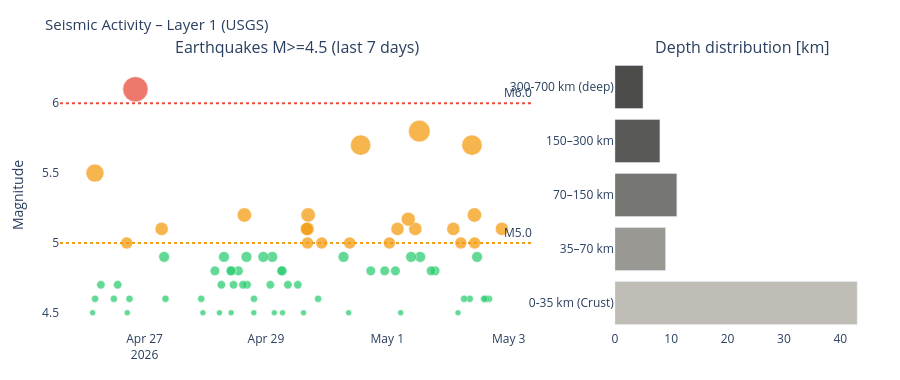

Notebook source saved alongside this figure:
### Markdown cell above
---
## 4. Visualizations

### Code cell
# ============================================================
# SEISMICS – Magnitude time series + depth distribution
# ============================================================

if df_seis is not None:
    fig = make_subplots(
        rows=1, cols=2,
        subplot_titles=['Earthquakes M>=4.5 (last 7 days)', 'Depth distribution [km]'],
        column_widths=[0.65, 0.35]
    )

    # Color scale by magnitude
    mag_colors = ['#2ecc71' if m < 5 else '#f39c12' if m < 6 else '#e74c3c'
                  for m in df_seis['mag']]
    sizes = [max(6, (m - 4) * 12) for m in df_seis['mag']]

    fig.add_trace(go.Scatter(
        x=df_seis['time'], y=df_seis['mag'],
        mode='markers',
        marker=dict(color=mag_colors, size=sizes, opacity=0.75,
                    line=dict(color='white', width=0.5)),
        text=df_seis['place'],
        hovertemplate='%{text}<br>M%{y:.1f}<br>%{x}<extra></extra>',
        name='Earthquakes'
    ), row=1, col=1)

    fig.add_hline(y=6.0, line_dash='dot', line_color='#e74c3c',
                  annotation_text='M6.0', row=1, col=1)
    fig.add_hline(y=5.0, line_dash='dot', line_color='#f39c12',
                  annotation_text='M5.0', row=1, col=1)

    # Depth distribution
    depth_bins = pd.cut(df_seis['depth'],
                        bins=[0, 35, 70, 150, 300, 700],
                        labels=['0-35 km\n(Crust)', '35–70 km',
                                '70–150 km', '150–300 km', '300-700 km\n(deep)'])
    depth_counts = depth_bins.value_counts().sort_index()
    depth_colors = ['#B4B2A9', '#888780', '#5F5E5A', '#3d3d3a', '#2C2C2A']

    fig.add_trace(go.Bar(
        x=depth_counts.values,
        y=depth_counts.index.astype(str),
        orientation='h',
        marker_color=depth_colors[:len(depth_counts)],
        opacity=0.85,
        name='Depth'
    ), row=1, col=2)

    fig.update_layout(
        title=dict(text='Seismic Activity – Layer 1 (USGS)', font=dict(size=15)),
        height=380, showlegend=False,
        plot_bgcolor='rgba(0,0,0,0)', paper_bgcolor='rgba(0,0,0,0)',
        margin=dict(l=60, r=30, t=60, b=50)
    )
    fig.update_yaxes(title_text='Magnitude', row=1, col=1)
    fig.show()
else:
    print('Seismic data unavailable.')

### Figure 1 — Plotly figure (JSON) as saved in the notebook; plotly's stock layout.template omitted (floating-point values rounded to 4 significant figures)
{"data": [{"hovertemplate": "%{text}<br>M%{y:.1f}<br>%{x}<extra></extra>", "marker": {"color": ["#f39c12", "#2ecc71", "#2ecc71", "#2ecc71", "#2ecc71", "#f39c12", "#f39c12", "#f39c12", "#2ecc71", "#2ecc71", "#f39c12", "#2ecc71", "#f39c12", "#2ecc71", "#2ecc71", "#2ecc71", "#f39c12", "#f39c12", "#2ecc71", "#f39c12", "#2ecc71", "#f39c12", "#2ecc71", "#f39c12", "#2ecc71", "#2ecc71", "#f39c12", "#f39c12", "#2ecc71", "#2ecc71", "#f39c12", "#2ecc71", "#f39c12", "#f39c12", "#f39c12", "#f39c12", "#2ecc71", "#2ecc71", "#2ecc71", "#2ecc71", "#2ecc71", "#2ecc71", "#2ecc71", "#2ecc71", "#2ecc71", "#2ecc71", "#2ecc71", "#2ecc71", "#2ecc71", "#2ecc71", "#f39c12", "#2ecc71", "#2ecc71", "#2ecc71", "#2ecc71", "#2ecc71", "#2ecc71", "#2ecc71", "#2ecc71", "#2ecc71", "#2ecc71", "#2ecc71", "#2ecc71", "#2ecc71", "#2ecc71", "#f39c12", "#e74c3c", "#2ecc71", "#2ecc71", "#f39c12", "#2ecc71", "#2ecc71", "#2ecc71", "#2ecc71", "#f39c12", "#2ecc71"], "line": {"color": "white", "width": 0.5}, "opacity": 0.75, "size": [13.2, 7.2, 7.2, 7.2, 10.8, 12, 14.4, 20.4, 7.2, 7.2, 12, 6, 13.2, 9.6, 9.6, 10.8, 21.6, 13.2, 10.8, 14.04, 6, 13.2, 9.6, 12, 9.6, 9.6, 20.4, 12, 6, 10.8, 12, 7.2, 14.4, 13.2, 12, 13.2, 6, 8.4, 8.4, 6, 9.6, 9.6, 6, 10.8, 8.4, 10.8, 7.2, 6, 8.4, 10.8, 14.4, 8.4, 9.6, 8.4, 9.6, 6, 9.6, 10.8, 8.4, 6, 9.6, 6, 7.2, 7.2, 10.8, 13.2, 25.2, 7.2, 6, 12, 8.4, 7.2, 8.4, 7.2, 18, 6]}, "mode": "markers", "name": "Earthquakes", "text": ["9 km WNW of Hicks Bay, New Zealand", "North Atlantic Ocean", "245 km SSW of Cilacap, Indonesia", "55 km E of Kokopo, Papua New Guinea", "153 km WNW of Neiafu, Tonga", "South Sandwich Islands region", "217 km W of Tual, Indonesia", "17 km SW of Kōya, Japan", "Izu Islands, Japan region", "79 km N of Calama, Chile", "43 km NNW of Chamical, Argentina", "111 km W of San Antonio de los Cobres, Argentina", "south of the Fiji Islands", "198 km NE of Lospalos, Timor Leste", "47 km S of Nemuro, Japan", "75 km ENE of Hasaki, Japan", "29 km ENE of Yilan, Taiwan", "South Sandwich Islands region", "14 km ESE of Ransiki, Indonesia", "19 km SE of Silver Springs, Nevada", "48 km ESE of Sijunjung, Indonesia", "70 km ENE of Severo-Kuril’sk, Russia", "Nicobar Islands, India region", "southern Mid-Atlantic Ridge", "85 km ESE of Kokopo, Papua New Guinea", "Mid-Indian Ridge", "234 km SE of Lorengau, Papua New Guinea", "135 km WNW of Neiafu, Tonga", "106 km ENE of Kuji, Japan", "south of the Kermadec Islands", "26 km E of Aras-asan, Philippines", "Southwest Indian Ridge", "Prince Edward Islands region", "Prince Edward Islands region", "Prince Edward Islands region", "Prince Edward Islands region", "269 km E of Levuka, Fiji", "southeast of Easter Island", "98 km WNW of Puerto, Chile", "western Indian-Antarctic Ridge", "western Xizang", "10 km WNW of Huabal, Peru", "141 km S of Hihifo, Tonga", "134 km NW of Neiafu, Tonga", "104 km NNE of Hihifo, Tonga", "11 km NE of Arteche, Philippines", "104 km ESE of Kuqa, China", "131 km WNW of Neiafu, Tonga", "86 km ENE of Kainantu, Papua New Guinea", "200 km S of ‘Ohonua, Tonga", "Fiji region", "70 km WSW of San Antonio, Chile", "8 km W of Skiáthos, Greece", "10 km ENE of Argalastí, Greece", "152 km ESE of Kokopo, Papua New Guinea", "70 km ENE of Noda, Japan", "south of the Kermadec Islands", "75 km ENE of Noda, Japan", "184 km SSE of Vilyuchinsk, Russia", "101 km E of Hihifo, Tonga", "0 km SE of San Ignacio, Costa Rica", "98 km ESE of Kuqa, China", "140 km ESE of Kokopo, Papua New Guinea", "103 km SW of Modisi, Indonesia", "40 km ESE of Ierápetra, Greece", "26 km SW of Khorugh, Tajikistan", "18 km W of Sarabetsu, Japan", "64 km N of Labasa, Fiji", "111 km WNW of Türkmenbaşy, Turkmenistan", "77 km ENE of Miyako, Japan", "218 km WNW of Severo-Kuril’sk, Russia", "31 km E of Parapat, Indonesia", "74 km E of Noda, Japan", "78 km SE of Akutan, Alaska", "163 km SE of Khovd, Mongolia", "227 km ESE of Attu Station, Alaska"], "type": "scatter", "x": ["2026-05-02T21:19:13.344000", "2026-05-02T16:12:19.181000", "2026-05-02T15:00:32.178000", "2026-05-02T14:15:34.556000", "2026-05-02T11:30:49.471000", "2026-05-02T10:31:40.811000", "2026-05-02T10:27:07.609000", "2026-05-02T09:28:40.989000", "2026-05-02T08:36:33.795000", "2026-05-02T06:22:42.852000", "2026-05-02T05:04:56.485000", "2026-05-02T03:57:00.734000", "2026-05-02T02:06:36.139000", "2026-05-01T18:52:47.403000", "2026-05-01T17:19:24.791000", "2026-05-01T13:00:41.206000", "2026-05-01T12:39:55.578000", "2026-05-01T11:04:39.548000", "2026-05-01T09:24:24.221000", "2026-05-01T08:17:19.870000", "2026-05-01T05:17:26.022000", "2026-05-01T04:03:16.561000", "2026-05-01T03:12:50.562000", "2026-05-01T00:49:08.859000", "2026-04-30T22:58:41.560000", "2026-04-30T17:28:32.427000", "2026-04-30T13:27:01.741000", "2026-04-30T09:07:09.663000", "2026-04-30T08:43:19.055000", "2026-04-30T06:40:48.551000", "2026-04-29T22:04:37.689000", "2026-04-29T20:38:48.633000", "2026-04-29T16:41:45.200000", "2026-04-29T16:31:05.172000", "2026-04-29T16:27:36.033000", "2026-04-29T16:11:26.657000", "2026-04-29T14:51:27.466000", "2026-04-29T12:35:29.925000", "2026-04-29T08:42:21.562000", "2026-04-29T06:34:18.672000", "2026-04-29T06:29:41.617000", "2026-04-29T06:12:17.005000", "2026-04-29T03:19:23.834000", "2026-04-29T02:31:14.618000", "2026-04-29T01:44:16.064000", "2026-04-28T22:58:22.124000", "2026-04-28T19:16:05.298000", "2026-04-28T19:13:15.642000", "2026-04-28T16:32:06.338000", "2026-04-28T16:18:24.175000", "2026-04-28T15:28:11.539000", "2026-04-28T14:55:23.220000", "2026-04-28T13:07:46.327000", "2026-04-28T11:12:23.330000", "2026-04-28T10:27:27.022000", "2026-04-28T10:14:57.686000", "2026-04-28T10:07:09.901000", "2026-04-28T07:24:43.298000", "2026-04-28T06:23:52.879000", "2026-04-28T05:37:29.910000", "2026-04-28T03:49:47.824000", "2026-04-27T23:05:01.877000", "2026-04-27T22:25:07.564000", "2026-04-27T08:17:21.658000", "2026-04-27T07:45:02.318000", "2026-04-27T06:46:08.014000", "2026-04-26T20:23:55.561000", "2026-04-26T18:02:08.112000", "2026-04-26T17:09:17.927000", "2026-04-26T16:57:22.275000", "2026-04-26T13:23:02.103000", "2026-04-26T11:52:25.631000", "2026-04-26T06:43:53.060000", "2026-04-26T04:26:59.156000", "2026-04-26T04:23:24.394000", "2026-04-26T03:28:29.064000"], "xaxis": "x", "y": [5.1, 4.6, 4.6, 4.6, 4.9, 5, 5.2, 5.7, 4.6, 4.6, 5, 4.5, 5.1, 4.8, 4.8, 4.9, 5.8, 5.1, 4.9, 5.17, 4.5, 5.1, 4.8, 5, 4.8, 4.8, 5.7, 5, 4.5, 4.9, 5, 4.6, 5.2, 5.1, 5, 5.1, 4.5, 4.7, 4.7, 4.5, 4.8, 4.8, 4.5, 4.9, 4.7, 4.9, 4.6, 4.5, 4.7, 4.9, 5.2, 4.7, 4.8, 4.7, 4.8, 4.5, 4.8, 4.9, 4.7, 4.5, 4.8, 4.5, 4.6, 4.6, 4.9, 5.1, 6.1, 4.6, 4.5, 5, 4.7, 4.6, 4.7, 4.6, 5.5, 4.5], "yaxis": "y"}, {"marker": {"color": ["#B4B2A9", "#888780", "#5F5E5A", "#3d3d3a", "#2C2C2A"]}, "name": "Depth", "opacity": 0.85, "orientation": "h", "type": "bar", "x": [43, 9, 11, 8, 5], "xaxis": "x2", "y": ["0-35 km\n(Crust)", "35–70 km", "70–150 km", "150–300 km", "300-700 km\n(deep)"], "yaxis": "y2"}], "layout": {"annotations": [{"font": {"size": 16}, "showarrow": false, "text": "Earthquakes M>=4.5 (last 7 days)", "x": 0.2925, "xanchor": "center", "xref": "paper", "y": 1, "yanchor": "bottom", "yref": "paper"}, {"font": {"size": 16}, "showarrow": false, "text": "Depth distribution [km]", "x": 0.8425, "xanchor": "center", "xref": "paper", "y": 1, "yanchor": "bottom", "yref": "paper"}, {"showarrow": false, "text": "M6.0", "x": 1, "xanchor": "right", "xref": "x domain", "y": 6, "yanchor": "bottom", "yref": "y"}, {"showarrow": false, "text": "M5.0", "x": 1, "xanchor": "right", "xref": "x domain", "y": 5, "yanchor": "bottom", "yref": "y"}], "height": 380, "margin": {"b": 50, "l": 60, "r": 30, "t": 60}, "paper_bgcolor": "rgba(0,0,0,0)", "plot_bgcolor": "rgba(0,0,0,0)", "shapes": [{"line": {"color": "#e74c3c", "dash": "dot"}, "type": "line", "x0": 0, "x1": 1, "xref": "x domain", "y0": 6, "y1": 6, "yref": "y"}, {"line": {"color": "#f39c12", "dash": "dot"}, "type": "line", "x0": 0, "x1": 1, "xref": "x domain", "y0": 5, "y1": 5, "yref": "y"}], "showlegend": false, "title": {"font": {"size": 15}, "text": "Seismic Activity – Layer 1 (USGS)"}, "xaxis": {"anchor": "y", "domain": [0, 0.585]}, "xaxis2": {"anchor": "y2", "domain": [0.685, 1]}, "yaxis": {"anchor": "x", "domain": [0, 1], "title": {"text": "Magnitude"}}, "yaxis2": {"anchor": "x2", "domain": [0, 1]}}}
